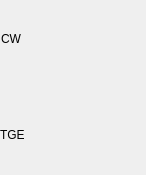
   <widget class="caFrame" name="caFrame_2">
    <property name="geometry">
     <rect>
      <x>542</x>
      <y>79</y>
      <width>146</width>
      <height>175</height>
     </rect>
    </property>
    <widget class="caFrame" name="caFrame_3">
     <property name="geometry">
      <rect>
       <x>0</x>
       <y>96</y>
       <width>145</width>
       <height>79</height>
      </rect>
     </property>
     <widget class="caLabel" name="caLabel_8">
      <property name="geometry">
       <rect>
        <x>0</x>
        <y>0</y>
        <width>140</width>
        <height>77</height>
       </rect>
      </property>
      <property name="frameShape">
       <enum>QFrame::NoFrame</enum>
      </property>
      <property name="text">
       <string>TGE</string>
      </property>
      <property name="alignment">
       <set>Qt::AlignAbsolute|Qt::AlignLeading|Qt::AlignLeft|Qt::AlignVCenter</set>
      </property>
      <property name="fontScaleMode">
       <enum>ESimpleLabel::Height</enum>
      </property>
      <property name="foreground">
       <color>
        <red>0</red>
        <green>0</green>
        <blue>0</blue>
       </color>
      </property>
      <property name="background">
       <color alpha="0">
        <red>0</red>
        <green>0</green>
        <blue>0</blue>
       </color>
      </property>
      <property name="lineColor" stdset="0">
       <color>
        <red>0</red>
        <green>0</green>
        <blue>0</blue>
       </color>
      </property>
     </widget>
    </widget>
    <widget class="caLabel" name="caLabel_9">
     <property name="geometry">
      <rect>
       <x>1</x>
       <y>0</y>
       <width>141</width>
       <height>77</height>
      </rect>
     </property>
     <property name="frameShape">
      <enum>QFrame::NoFrame</enum>
     </property>
     <property name="text">
      <string>CW</string>
     </property>
     <property name="alignment">
      <set>Qt::AlignAbsolute|Qt::AlignLeading|Qt::AlignLeft|Qt::AlignVCenter</set>
     </property>
     <property name="fontScaleMode">
      <enum>ESimpleLabel::Height</enum>
     </property>
     <property name="foreground">
      <color>
       <red>0</red>
       <green>0</green>
       <blue>0</blue>
      </color>
     </property>
     <property name="background">
      <color alpha="0">
       <red>0</red>
       <green>0</green>
       <blue>0</blue>
      </color>
     </property>
     <property name="lineColor" stdset="0">
      <color>
       <red>0</red>
       <green>0</green>
       <blue>0</blue>
      </color>
     </property>
    </widget>
   </widget>
